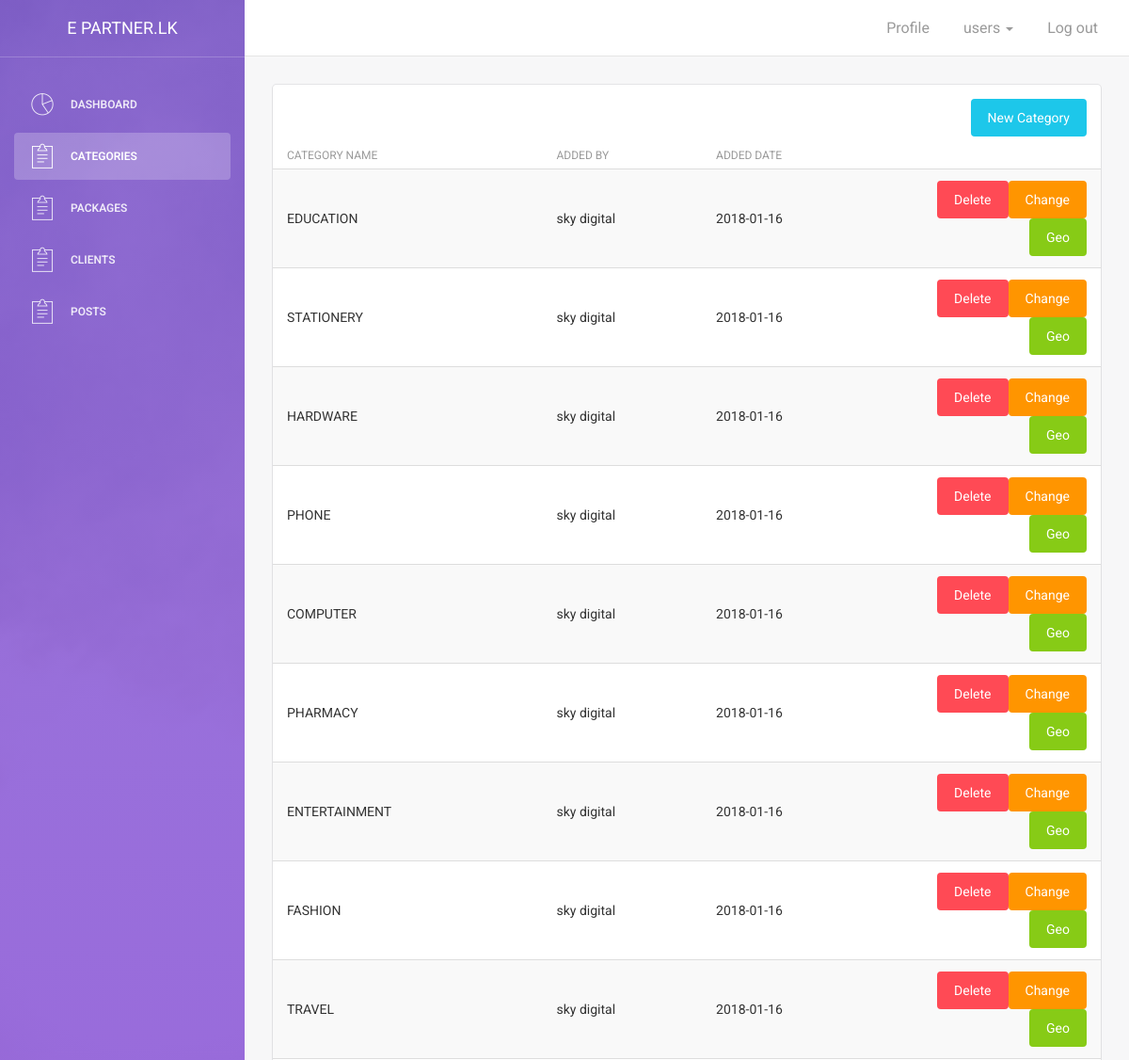
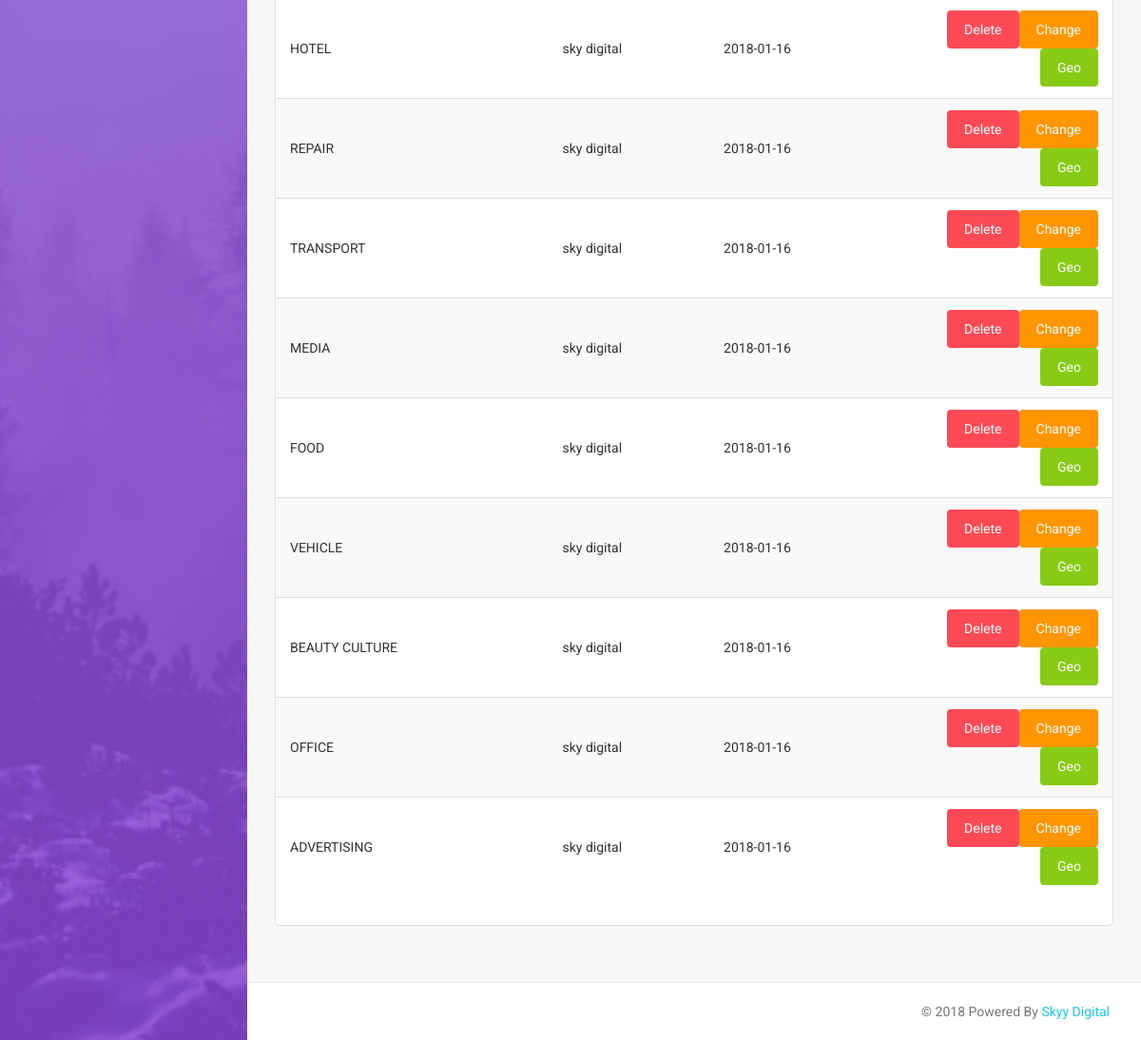
The page /Admin/admin/categories.php (signed in) on the database its author committed (2 pictures, top to bottom).
### tables this page shows
CREATE TABLE `category` (
  `C_ID` int(11) NOT NULL,
  `Category` varchar(15) NOT NULL,
  `Link` varchar(50) NOT NULL,
  `U_ID` int(11) NOT NULL,
  `Date` date NOT NULL
);

CREATE TABLE `users` (
  `U_ID` int(11) NOT NULL,
  `F_Name` varchar(10) NOT NULL,
  `L_Name` varchar(15) NOT NULL,
  `U_Name` varchar(15) NOT NULL,
  `Email` varchar(50) NOT NULL,
  `password` text NOT NULL,
  `TP` int(12) NOT NULL,
  `Status` varchar(7) NOT NULL,
  `Role` varchar(15) NOT NULL
);

### Admin/admin/categories.php (the view, shortened to what this page needs)
?><!doctype html>
<html lang="en">
<head>
    <link href="assets/css/bootstrap.min.css" rel="stylesheet" />
    <link href="assets/css/animate.min.css" rel="stylesheet"/>
    <link href="assets/css/light-bootstrap-dashboard.css?v=1.4.0" rel="stylesheet"/>
    <link href="assets/css/demo.css" rel="stylesheet" />
    <link href="http://maxcdn.bootstrapcdn.com/font-awesome/4.2.0/css/font-awesome.min.css" rel="stylesheet">
    <link href="assets/css/pe-icon-7-stroke.css" rel="stylesheet" />
</head>
<body>
<div class="wrapper">
    <div class="sidebar" data-color="purple" data-image="assets/img/sidebar-5.jpg">
        <div class="sidebar-wrapper">
            <div class="logo">
                <a href="index.php" class="simple-text">
                    E Partner.lk
                </a>
            </div>
            <ul class="nav">
                <li>
                    <a href="index.php">
                        <i class="pe-7s-graph"></i>
                        <p>Dashboard</p>
                    </a>
                </li>
                <li class="active">
                    <a href="categories.php">
                        <i class="pe-7s-note2"></i>
                        <p>Categories</p>
                    </a>
                </li>
                <li>
                    <a href="packages.php">
                        <i class="pe-7s-note2"></i>
                        <p>Packages</p>
                    </a>
                </li>
                <li>
                    <a href="clients.php">
                        <i class="pe-7s-note2"></i>
                        <p>Clients</p>
                    </a>
                </li>
                <li>
                    <a href="post.php">
                        <i class="pe-7s-note2"></i>
                        <p>Posts</p>
                    </a>
                </li>
            </ul>
        </div>
    </div>
    <div class="main-panel">
        <?php
        include 'menu.php';
        ?>
        <div class="content">
            <div class="container-fluid">
                <div class="row">
                    <div class="col-md-12">
                        <div class="card">
                            <div class="header">
                                <form action="newcategory.php" method="post">
                                    <button type="submit" class="btn btn-info btn-fill pull-right">New Category</button>
                                </form>
                            </div>
                            <div class="content table-responsive table-full-width">
                                <table class="table table-hover table-striped">
                                    <thead>
                                    <th>Category Name</th>
                                    <th>Added By</th>
                                    <th>Added Date</th>
                                    <th> </th>
                                    </thead>
                                    <tbody>
                                    <?php
                                    include '../connection.php';
                                    $all=$db->query("SELECT * FROM category INNER JOIN users ON users.U_ID=category.U_ID ORDER BY  C_ID DESC");
                                    while ($alldoc=$all->fetch_assoc()){
                                        ?>
                                        <tr>
                                            <td><?php echo $date=$alldoc['Category'];?></td>
                                            <td><?php echo $alldoc['F_Name'].' '.$alldoc['L_Name'];?></td>
                                            <td><?php echo $alldoc['Date'];?></td>
                                            <td>
                                                <form action="editcategory.php?ID=<?php echo $alldoc['C_ID'];?>" method="post">
                                                    <button type="submit" class="btn btn-warning btn-fill pull-right">Change</button>
                                                </form>
                                                <form action="delete/deletecategory.php?ID=<?php echo $alldoc['C_ID'];?>" method="post">
                                                    <button type="submit" class="btn btn-danger btn-fill pull-right">Delete</button>
                                                </form>
                                                <form action="geocategory.php?ID=<?php echo $alldoc['C_ID'];?>" method="post">
                                                    <button type="submit" class="btn btn-success btn-fill pull-right">Geo</button>
                                                </form>
                                            </td>
                                        </tr>
                                        <?php
                                    }
                                    ?>
                                    </tbody>
                                </table>
                            </div>
                        </div>
                    </div>
                </div>
                </div>
            </div>
            <?php
            include 'footer.php';
            ?>
        </div>
    </div>
</body>
</html>

### Admin/admin/menu.php (shortened to what this page needs)
<nav class="navbar navbar-default navbar-fixed">
    <div class="container-fluid">
        <div class="collapse navbar-collapse">
            <ul class="nav navbar-nav navbar-right">
                <li>
                    <a href="myaccount.php">
                        <p>Profile</p>
                    </a>
                </li>
                <li class="dropdown">
                    <a href="#" class="dropdown-toggle" data-toggle="dropdown">
                        <p>
                            users
                            <b class="caret"></b>
                        </p>
                    </a>
                </li>
                <li>
                    <a href="../logout.php">
                        <p>Log out</p>
                    </a>
                </li>
            </ul>
        </div>
    </div>
</nav>

### Admin/admin/footer.php
<footer class="footer">
    <div class="container-fluid">
        <p class="copyright pull-right">
            &copy; <script>document.write(new Date().getFullYear())</script> Powered By <a href="http://skyydigital.com">Skyy Digital</a>
        </p>
    </div>
</footer>

### rows shown on the page
category: Category "EDUCATION", U_ID.F_Name "sky", U_ID.L_Name "digital", Date "2018-01-16"
category: Category "STATIONERY", U_ID.F_Name "sky", U_ID.L_Name "digital", Date "2018-01-16"
category: Category "HARDWARE", U_ID.F_Name "sky", U_ID.L_Name "digital", Date "2018-01-16"
category: Category "PHONE", U_ID.F_Name "sky", U_ID.L_Name "digital", Date "2018-01-16"
category: Category "COMPUTER", U_ID.F_Name "sky", U_ID.L_Name "digital", Date "2018-01-16"
category: Category "PHARMACY", U_ID.F_Name "sky", U_ID.L_Name "digital", Date "2018-01-16"
category: Category "ENTERTAINMENT", U_ID.F_Name "sky", U_ID.L_Name "digital", Date "2018-01-16"
category: Category "FASHION", U_ID.F_Name "sky", U_ID.L_Name "digital", Date "2018-01-16"
category: Category "TRAVEL", U_ID.F_Name "sky", U_ID.L_Name "digital", Date "2018-01-16"
category: Category "HOTEL", U_ID.F_Name "sky", U_ID.L_Name "digital", Date "2018-01-16"
category: Category "REPAIR", U_ID.F_Name "sky", U_ID.L_Name "digital", Date "2018-01-16"
category: Category "TRANSPORT", U_ID.F_Name "sky", U_ID.L_Name "digital", Date "2018-01-16"
category: Category "MEDIA", U_ID.F_Name "sky", U_ID.L_Name "digital", Date "2018-01-16"
category: Category "FOOD", U_ID.F_Name "sky", U_ID.L_Name "digital", Date "2018-01-16"
category: Category "VEHICLE", U_ID.F_Name "sky", U_ID.L_Name "digital", Date "2018-01-16"
category: Category "BEAUTY CULTURE", U_ID.F_Name "sky", U_ID.L_Name "digital", Date "2018-01-16"
category: Category "OFFICE", U_ID.F_Name "sky", U_ID.L_Name "digital", Date "2018-01-16"
category: Category "ADVERTISING", U_ID.F_Name "sky", U_ID.L_Name "digital", Date "2018-01-16"
